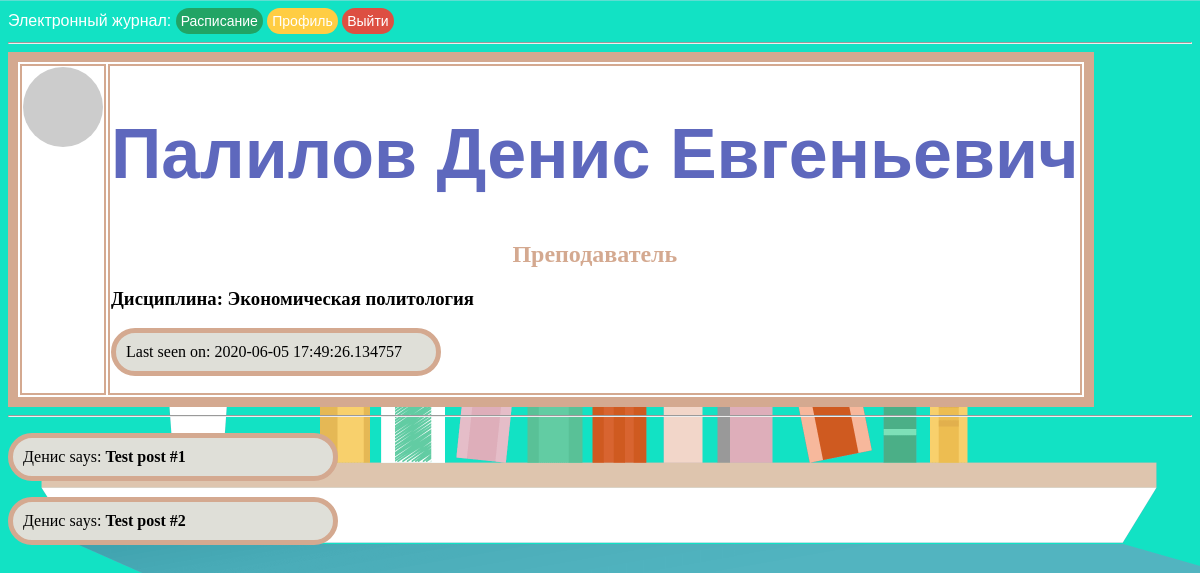
Page /user/Денис_Палилов_id-137 (signed in) on the committed database.
### app/models.py (models this page shows, shortened)
class User(UserMixin, db.Model):
    id = db.Column(db.Integer, primary_key=True)
    priority = db.Column(db.String(64))
    surname = db.Column(db.String(64), index=True)
    name = db.Column(db.String(64), index=True)
    patronymic = db.Column(db.String(64), index=True)
    email = db.Column(db.String(120), index=True, unique=True)
    phone = db.Column(db.Integer, index=True, unique=True)
    groups = db.Column(db.String(60), index=True)
    password_hash = db.Column(db.String(128))
    about_me = db.Column(db.String(140))
    last_seen = db.Column(db.DateTime, default=datetime.today)
    def avatar(self, size):
        digest = md5(self.email.lower().encode('utf-8')).hexdigest()
        return 'https://www.gravatar.com/avatar/{}?d=mp&s={}'.format(digest, size)
    @login.user_loader
    def load_user(id):
        return User.query.get(int(id))

### app/routes.py (the view)
@app.route('/user/<name>_<surname>_id-<id>')
@login_required
def user(name, surname, id):
    user = User.query.filter_by(id=id).first_or_404()
    posts = [
        {'author': user, 'body': 'Test post #1'},
        {'author': user, 'body': 'Test post #2'}
    ]
    return render_template('user.html', user=user, posts=posts, title=f'{surname} {name}')

### app/routes.py (called while the page is built)
@app.before_request
def before_request():
    if current_user.is_authenticated:
        current_user.last_seen = datetime.today()
        db.session.commit()

### app/templates/user.html (shortened to what this page needs)
<!DOCTYPE html>
{% extends "base.html" %}
{% block content %}
    <table class="pofile" style="border:10px solid #d4a990;">
        <tr valign="top">
            <td><img src="{{ user.avatar(128) }}" alt="" class="round"></td>
            <td><h1> {{ user.surname }} {{ user.name }} {{user.patronymic}}</h1>
                <h2>{{ user.priority}}</h2>
                {%if user.priority == "Преподаватель"%}
                    <h3>Дисциплина: {{user.groups}}</h3>
                {%else%}
                    <h3>Группа: {{user.groups}}</h3>
                {%endif%}
                {% if user.last_seen %}<p>Last seen on: {{ user.last_seen }}</p>{% endif %}
            </td>
        </tr>
    </table>
    <hr>
    {% for post in posts %}
    <p>
    {{ post.author.name }} says: <b>{{ post.body }}</b>
    </p>
    {% endfor %}
{% endblock %}

### app/static/css/style.css (style rules this page uses)
body { background-color: azure }
h1 { color: #5e68bd; text-align: center; font-size: 70px; font-family: arial; }
h2 { color:#d4a990; font-family: calibri; text-align: center; }
td, table, tr, .schedule { border: 2px solid #d4a990; color:black; font-family: calibri; background:white; }
p { color: black; padding: 10px 10px; width: 300px; background: #DFDFD8; font-family: consolas; border: 5px solid #d4a990; border-radius: 50px; }
body { background: url("/static/images/background-min.png"); color:#fff ; background-attachment: scroll; background-repeat: repeat-x; background-size:cover; }

### app/templates/user.html (style rules this page uses)
.round { border-radius: 100px; }

### rows in the picture
User: surname "Палилов", name "Денис", patronymic "Евгеньевич", priority "Преподаватель", groups "Экономическая политология", last_seen "2020-06-05 17:49:26.134757", author.name "Денис" "Денис"

### other values in the picture
{{ post.body }} "Test post #1" "Test post #2"
